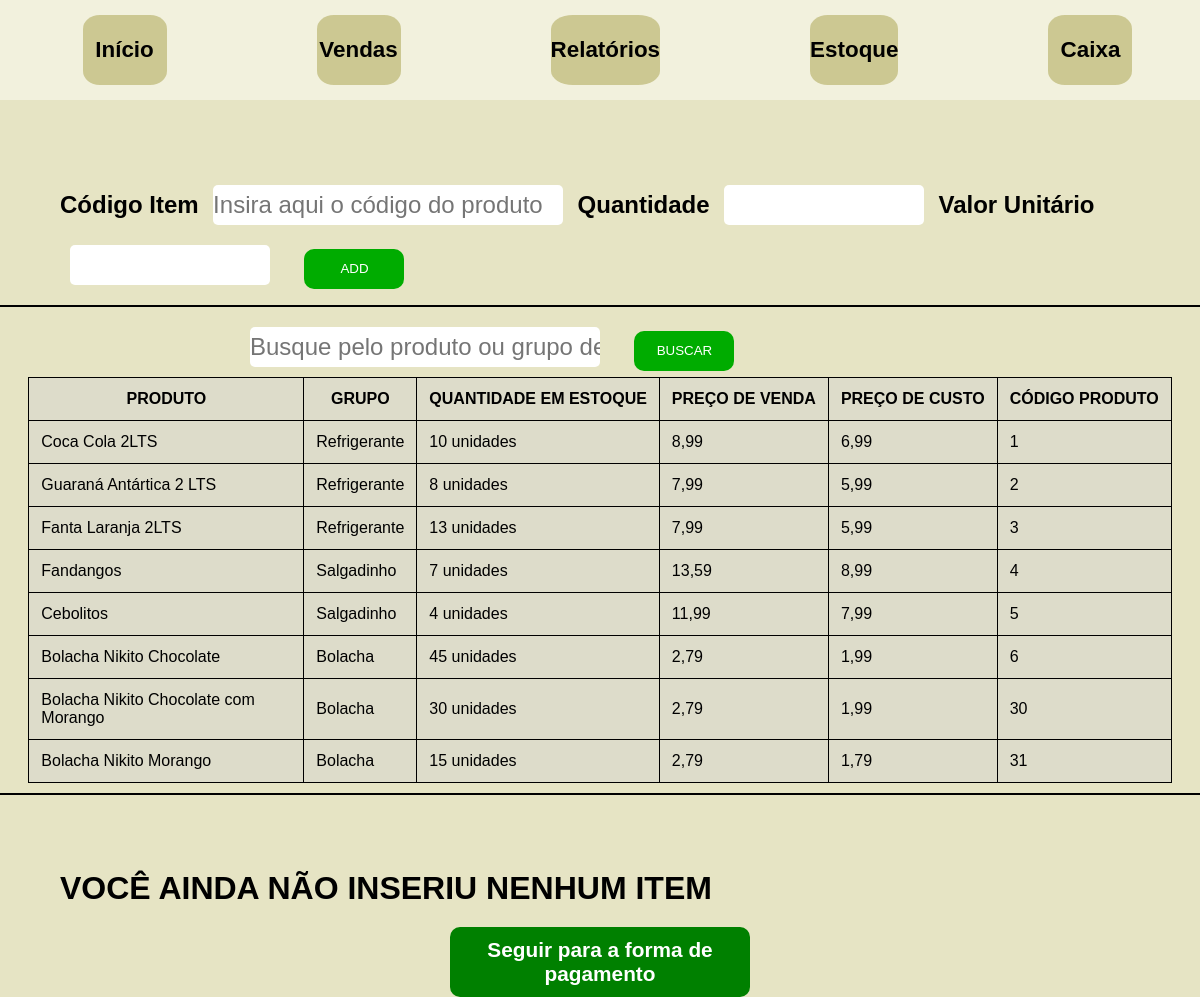
Page /vendas/ on the earlier database version.
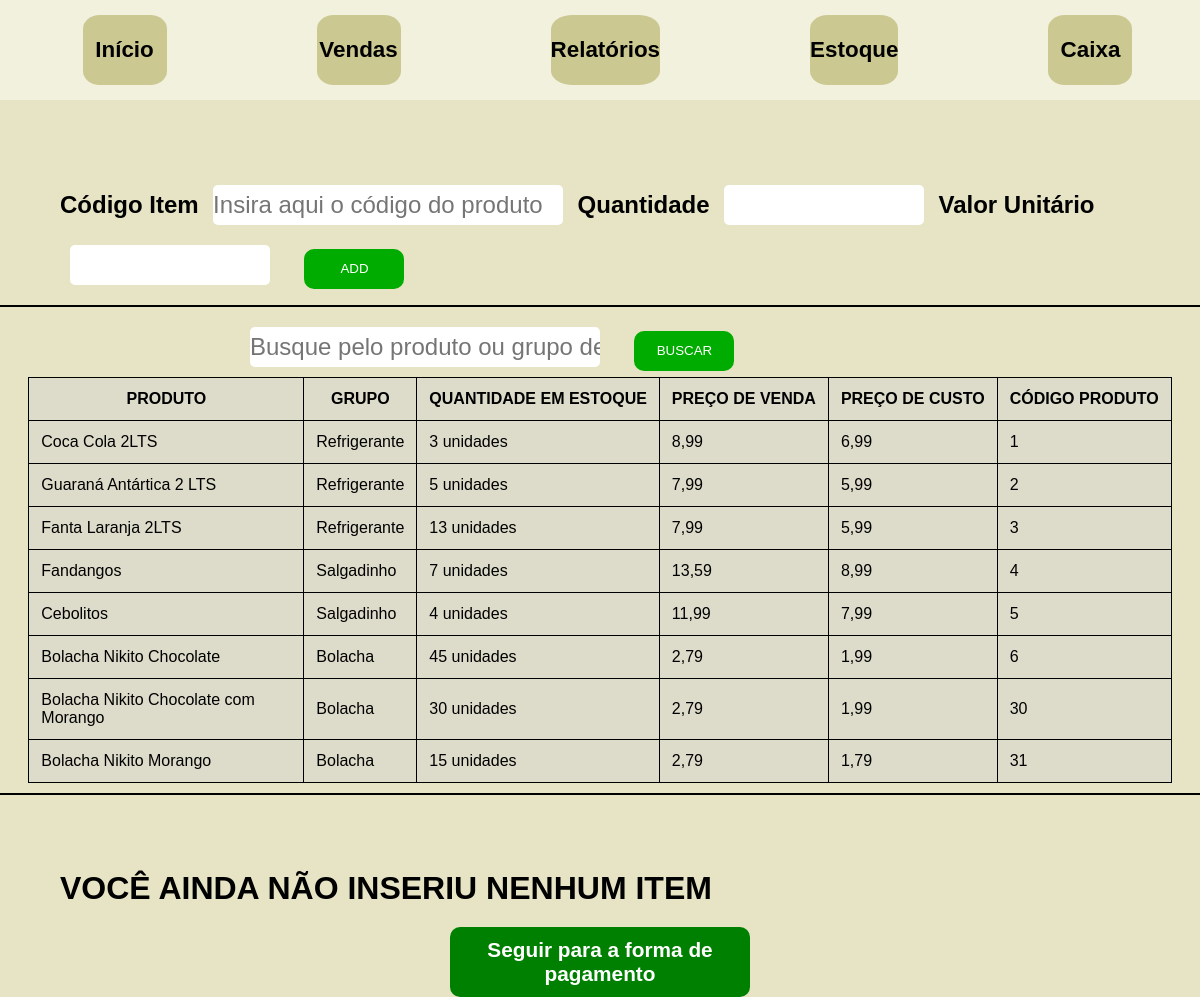
Same page on the later database version.
### sistema/models.py (models this page shows, shortened)
class Produto(models.Model):
    nome = models.CharField(max_length=100)
    valor_venda = models.DecimalField(max_digits=10, decimal_places=2)
    valor_custo = models.DecimalField(max_digits=10, decimal_places=2)
    quantidade = models.IntegerField()
    grupo = models.CharField(max_length=100)

### sistema/views.py (the view, shortened to what this page needs)
# urls.py: path('vendas/',Vendas.as_view(), name='vendas'),
class Vendas(ListView):
    template_name = "vendas.html"
    model = Produto

### sistema/templates/vendas.html (shortened to what this page needs)
{% extends 'base.html' %}
{% load static %}
{% block content %}
<div>
<div id='main-vendas'>
    <div class="inserir-item-venda">
        <form method="post">
            <label for="idproduto" class='label-vendas'>Código Item</label>
            <input id='idproduto' name='produto' type='text' class='input-produto' placeholder="Insira aqui o código do produto" required>
            <label for="idquantidade" class='label-vendas'>Quantidade</label>
            <input id="idquantidade" name='quantidade' type='number' class='input' required>
            <label for="idvalor" class='label-vendas'>Valor Unitário</label>
            <input id="idvalor" name='valor' type='text' class='input' required>
            <button type='submit' name="confirm" value="add" class='btn-add'>ADD</button>
        </form>
    </div>
    <div style='background-color: black; height:2px; margin-top:10px; margin-bottom:10px;'>
    </div>
    <div class='exibe-produtos'>
        <div class="buscar-produto" style="margin-left: 20%;">
            <form method='post'>
                <input type="text" name="busca-produto" id='idbusca-produto' placeholder="Busque pelo produto ou grupo desejado" class='input-produto'>
                <button type="submit" name="confirm" value="search" class='btn-add'>BUSCAR</button>
            </form>
        </div>
        <table>
            <tr>
                <th>PRODUTO<th>GRUPO<th>QUANTIDADE EM ESTOQUE <th>PREÇO DE VENDA <th>PREÇO DE CUSTO<th>CÓDIGO PRODUTO
            </tr>
            {% for produto in object_list %}
            <tr>
                <td class="produto-tabela"> {{ produto.nome }}
                <td> {{ produto.grupo }}
                <td> {{ produto.quantidade }} unidades
                <td> {{ produto.valor_venda }}
                <td> {{ produto.valor_custo }}
                <td> {{ produto.id }}
            </tr>
            {% endfor %}
        </table>
    </div>
    <div style='background-color: black; height:2px; margin-top:10px; margin-bottom:10px;'>
    </div>
    <div class='lista-item-venda'>
        {% if itens_venda %}
            <table>
                <tr>
                    <th>PRODUTO <th>QUANTIDADE <th>VALOR UNITÁRIO <th> VALOR TOTAL <th> CLIQUE AQUI PARA REMOVER
                </tr>
                <tr>
            {% for item in itens_venda %}
            <div>
                {% for individual in item%}
                <th>{{ individual }}
                {% endfor %}
                <form method="post">
                {% csrf_token %}
                <input type="hidden" value="{{ forloop.counter }}" name="indice">
                <th><button type="submit" name="confirm" value="del" class="btn-del">DELETE</button>
                </form>
                </tr>
            </div>
            {% endfor %}
            <tr>
                <th colspan="3"> VALOR TOTAL DA VENDA <th colspan="2">R$ {{ valor_total_venda|floatformat:"2" }}
            </tr>
            </table>
        {% else %}
        <div>
            <h1>VOCÊ AINDA NÃO INSERIU NENHUM ITEM</h1>
        </div>
        {% endif %}
    </div>
    <div class='div-link-btn'>
    <a href="#" class='link-btn' ><button class="btn-prosseguir-vendas" onclick="formaPagamento(event)">Seguir para a forma de pagamento</button><a>
    </div>
</div>
{% endblock %}

Differences in the rows shown:
changed Produto "Coca Cola 2LTS": quantidade "10" → "3"
changed Produto "Guaraná Antártica 2 LTS": quantidade "8" → "5"
